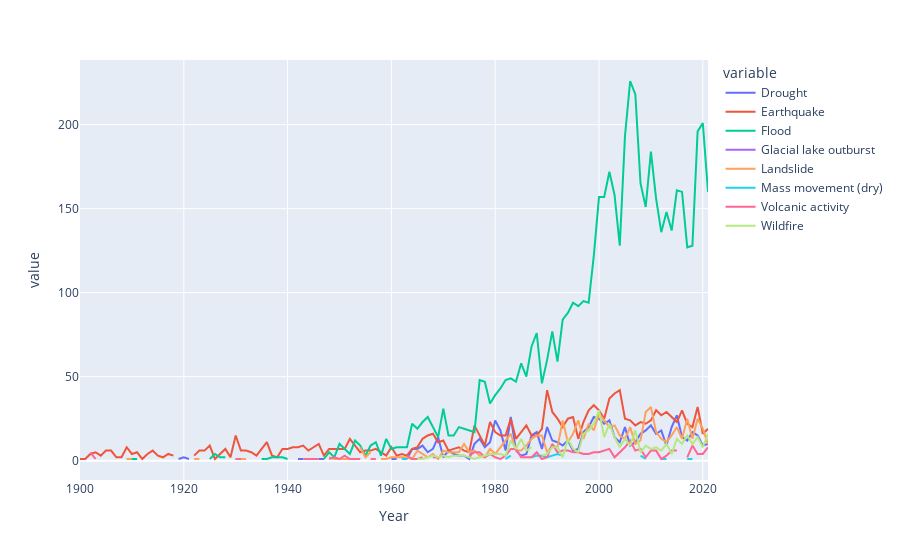

Write notebook code for a chart like this one.
### Code cell
plt_x = dis['Year'].unique()
plt_y = dis.groupby(['Year', 'Disaster Type']).size().unstack()
px.line(data_frame=plt_y, x=plt_y.index, y=plt_y.columns.values)

### Figure 1 — Plotly figure (JSON) as saved in the notebook; plotly's stock layout.template omitted (floating-point values rounded to 4 significant figures)
{"data": [{"hovertemplate": "variable=Drought<br>Year=%{x}<br>value=%{y}<extra></extra>", "legendgroup": "Drought", "line": {"color": "#636efa", "dash": "solid"}, "marker": {"symbol": "circle"}, "mode": "lines", "name": "Drought", "orientation": "v", "showlegend": true, "type": "scatter", "x": [1900, 1901, 1902, 1903, 1904, 1905, 1906, 1907, 1908, 1909, 1910, 1911, 1912, 1913, 1914, 1915, 1916, 1917, 1918, 1919, 1920, 1921, 1922, 1923, 1924, 1925, 1926, 1927, 1928, 1929, 1930, 1931, 1932, 1933, 1934, 1935, 1936, 1937, 1938, 1939, 1940, 1941, 1942, 1943, 1944, 1945, 1946, 1947, 1948, 1949, 1950, 1951, 1952, 1953, 1954, 1955, 1956, 1957, 1958, 1959, 1960, 1961, 1962, 1963, 1964, 1965, 1966, 1967, 1968, 1969, 1970, 1971, 1972, 1973, 1974, 1975, 1976, 1977, 1978, 1979, 1980, 1981, 1982, 1983, 1984, 1985, 1986, 1987, 1988, 1989, 1990, 1991, 1992, 1993, 1994, 1995, 1996, 1997, 1998, 1999, 2000, 2001, 2002, 2003, 2004, 2005, 2006, 2007, 2008, 2009, 2010, 2011, 2012, 2013, 2014, 2015, 2016, 2017, 2018, 2019, 2020, 2021], "xaxis": "x", "y": [2, null, null, 1, null, null, 1, null, null, null, 9, null, null, null, null, null, null, null, null, 1, 2, 1, null, null, null, null, null, null, 1, null, null, 1, null, 1, null, null, null, null, null, null, 9, null, 1, 1, null, null, 1, 1, null, null, null, null, null, null, null, null, null, null, null, null, 1, 1, null, 1, 7, 7, 9, 5, 7, 14, 2, 6, 4, 3, 3, 1, 10, 13, 8, 11, 24, 18, 6, 26, 6, 3, 4, 15, 17, 7, 20, 12, 11, 9, 12, 6, 7, 17, 20, 26, 25, 22, 24, 14, 11, 20, 9, 11, 16, 18, 21, 16, 18, 9, 20, 27, 14, 12, 17, 15, 9, 10], "yaxis": "y"}, {"hovertemplate": "variable=Earthquake<br>Year=%{x}<br>value=%{y}<extra></extra>", "legendgroup": "Earthquake", "line": {"color": "#EF553B", "dash": "solid"}, "marker": {"symbol": "circle"}, "mode": "lines", "name": "Earthquake", "orientation": "v", "showlegend": true, "type": "scatter", "x": [1900, 1901, 1902, 1903, 1904, 1905, 1906, 1907, 1908, 1909, 1910, 1911, 1912, 1913, 1914, 1915, 1916, 1917, 1918, 1919, 1920, 1921, 1922, 1923, 1924, 1925, 1926, 1927, 1928, 1929, 1930, 1931, 1932, 1933, 1934, 1935, 1936, 1937, 1938, 1939, 1940, 1941, 1942, 1943, 1944, 1945, 1946, 1947, 1948, 1949, 1950, 1951, 1952, 1953, 1954, 1955, 1956, 1957, 1958, 1959, 1960, 1961, 1962, 1963, 1964, 1965, 1966, 1967, 1968, 1969, 1970, 1971, 1972, 1973, 1974, 1975, 1976, 1977, 1978, 1979, 1980, 1981, 1982, 1983, 1984, 1985, 1986, 1987, 1988, 1989, 1990, 1991, 1992, 1993, 1994, 1995, 1996, 1997, 1998, 1999, 2000, 2001, 2002, 2003, 2004, 2005, 2006, 2007, 2008, 2009, 2010, 2011, 2012, 2013, 2014, 2015, 2016, 2017, 2018, 2019, 2020, 2021], "xaxis": "x", "y": [1, 1, 4, 5, 3, 6, 6, 2, 2, 8, 4, 5, 1, 4, 6, 3, 2, 4, 3, null, 5, null, 3, 6, 6, 9, 1, 4, 7, 2, 15, 6, 6, 5, 3, 7, 11, 3, 2, 7, 7, 8, 8, 9, 6, 8, 10, 3, 7, 7, 7, 7, 13, 9, 5, 6, 6, 7, 5, 3, 8, 3, 4, 3, 7, 8, 13, 15, 16, 11, 12, 6, 7, 8, 6, 5, 21, 15, 9, 23, 17, 15, 15, 25, 13, 17, 21, 15, 15, 19, 42, 29, 25, 20, 25, 26, 13, 23, 30, 33, 30, 25, 37, 40, 42, 25, 24, 21, 23, 22, 24, 30, 27, 29, 26, 23, 30, 22, 20, 32, 16, 19], "yaxis": "y"}, {"hovertemplate": "variable=Flood<br>Year=%{x}<br>value=%{y}<extra></extra>", "legendgroup": "Flood", "line": {"color": "#00cc96", "dash": "solid"}, "marker": {"symbol": "circle"}, "mode": "lines", "name": "Flood", "orientation": "v", "showlegend": true, "type": "scatter", "x": [1900, 1901, 1902, 1903, 1904, 1905, 1906, 1907, 1908, 1909, 1910, 1911, 1912, 1913, 1914, 1915, 1916, 1917, 1918, 1919, 1920, 1921, 1922, 1923, 1924, 1925, 1926, 1927, 1928, 1929, 1930, 1931, 1932, 1933, 1934, 1935, 1936, 1937, 1938, 1939, 1940, 1941, 1942, 1943, 1944, 1945, 1946, 1947, 1948, 1949, 1950, 1951, 1952, 1953, 1954, 1955, 1956, 1957, 1958, 1959, 1960, 1961, 1962, 1963, 1964, 1965, 1966, 1967, 1968, 1969, 1970, 1971, 1972, 1973, 1974, 1975, 1976, 1977, 1978, 1979, 1980, 1981, 1982, 1983, 1984, 1985, 1986, 1987, 1988, 1989, 1990, 1991, 1992, 1993, 1994, 1995, 1996, 1997, 1998, 1999, 2000, 2001, 2002, 2003, 2004, 2005, 2006, 2007, 2008, 2009, 2010, 2011, 2012, 2013, 2014, 2015, 2016, 2017, 2018, 2019, 2020, 2021], "xaxis": "x", "y": [1, null, null, 2, null, null, 2, null, null, 1, 1, 1, null, null, null, 1, null, 1, null, null, 1, null, null, null, null, 1, 4, 2, 2, null, 1, 1, null, 2, null, 1, 1, 2, 2, 2, 1, null, null, 2, null, null, null, 1, 5, 2, 10, 7, 4, 12, 9, 3, 9, 11, 3, 13, 7, 8, 8, 8, 22, 19, 23, 26, 20, 14, 31, 15, 15, 20, 19, 18, 17, 48, 47, 34, 39, 43, 48, 49, 47, 58, 50, 68, 76, 46, 60, 77, 59, 84, 88, 94, 92, 95, 94, 122, 157, 157, 172, 158, 128, 193, 226, 218, 165, 151, 184, 156, 136, 148, 137, 161, 160, 127, 128, 196, 201, 160], "yaxis": "y"}, {"hovertemplate": "variable=Glacial lake outburst<br>Year=%{x}<br>value=%{y}<extra></extra>", "legendgroup": "Glacial lake outburst", "line": {"color": "#ab63fa", "dash": "solid"}, "marker": {"symbol": "circle"}, "mode": "lines", "name": "Glacial lake outburst", "orientation": "v", "showlegend": true, "type": "scatter", "x": [1900, 1901, 1902, 1903, 1904, 1905, 1906, 1907, 1908, 1909, 1910, 1911, 1912, 1913, 1914, 1915, 1916, 1917, 1918, 1919, 1920, 1921, 1922, 1923, 1924, 1925, 1926, 1927, 1928, 1929, 1930, 1931, 1932, 1933, 1934, 1935, 1936, 1937, 1938, 1939, 1940, 1941, 1942, 1943, 1944, 1945, 1946, 1947, 1948, 1949, 1950, 1951, 1952, 1953, 1954, 1955, 1956, 1957, 1958, 1959, 1960, 1961, 1962, 1963, 1964, 1965, 1966, 1967, 1968, 1969, 1970, 1971, 1972, 1973, 1974, 1975, 1976, 1977, 1978, 1979, 1980, 1981, 1982, 1983, 1984, 1985, 1986, 1987, 1988, 1989, 1990, 1991, 1992, 1993, 1994, 1995, 1996, 1997, 1998, 1999, 2000, 2001, 2002, 2003, 2004, 2005, 2006, 2007, 2008, 2009, 2010, 2011, 2012, 2013, 2014, 2015, 2016, 2017, 2018, 2019, 2020, 2021], "xaxis": "x", "y": [null, null, null, null, null, null, null, null, null, null, null, null, null, null, null, null, null, null, null, null, null, null, null, null, null, null, null, null, null, null, null, null, null, null, null, null, null, null, null, null, null, null, null, null, null, null, null, null, null, null, null, null, null, null, null, null, null, null, null, null, null, null, null, null, null, null, null, null, null, null, null, null, null, null, null, null, null, null, null, null, null, null, null, null, null, null, null, null, null, null, null, null, null, null, null, null, null, null, null, null, null, null, null, null, null, null, null, null, null, null, null, null, null, null, null, null, null, null, null, null, null, 2], "yaxis": "y"}, {"hovertemplate": "variable=Landslide<br>Year=%{x}<br>value=%{y}<extra></extra>", "legendgroup": "Landslide", "line": {"color": "#FFA15A", "dash": "solid"}, "marker": {"symbol": "circle"}, "mode": "lines", "name": "Landslide", "orientation": "v", "showlegend": true, "type": "scatter", "x": [1900, 1901, 1902, 1903, 1904, 1905, 1906, 1907, 1908, 1909, 1910, 1911, 1912, 1913, 1914, 1915, 1916, 1917, 1918, 1919, 1920, 1921, 1922, 1923, 1924, 1925, 1926, 1927, 1928, 1929, 1930, 1931, 1932, 1933, 1934, 1935, 1936, 1937, 1938, 1939, 1940, 1941, 1942, 1943, 1944, 1945, 1946, 1947, 1948, 1949, 1950, 1951, 1952, 1953, 1954, 1955, 1956, 1957, 1958, 1959, 1960, 1961, 1962, 1963, 1964, 1965, 1966, 1967, 1968, 1969, 1970, 1971, 1972, 1973, 1974, 1975, 1976, 1977, 1978, 1979, 1980, 1981, 1982, 1983, 1984, 1985, 1986, 1987, 1988, 1989, 1990, 1991, 1992, 1993, 1994, 1995, 1996, 1997, 1998, 1999, 2000, 2001, 2002, 2003, 2004, 2005, 2006, 2007, 2008, 2009, 2010, 2011, 2012, 2013, 2014, 2015, 2016, 2017, 2018, 2019, 2020, 2021], "xaxis": "x", "y": [null, null, null, null, null, null, null, null, null, 1, 1, null, null, null, null, 1, null, null, null, null, null, null, 1, 1, null, null, 2, null, null, null, 1, 1, 1, null, 1, null, 1, null, 1, null, null, 1, null, null, null, null, null, null, 2, 1, 1, 1, 1, null, 8, 2, 5, null, 1, 1, 2, 2, 2, 2, 1, 6, 4, 2, 4, 1, 6, 5, 5, 5, 10, 5, 6, 3, 2, 7, 4, 8, 12, 16, 6, 6, 9, 13, 15, 15, 5, 9, 8, 24, 11, 16, 24, 13, 22, 18, 28, 24, 20, 21, 15, 13, 20, 10, 12, 29, 32, 17, 13, 11, 15, 20, 13, 25, 13, 25, 19, 10], "yaxis": "y"}, {"hovertemplate": "variable=Mass movement (dry)<br>Year=%{x}<br>value=%{y}<extra></extra>", "legendgroup": "Mass movement (dry)", "line": {"color": "#19d3f3", "dash": "solid"}, "marker": {"symbol": "circle"}, "mode": "lines", "name": "Mass movement (dry)", "orientation": "v", "showlegend": true, "type": "scatter", "x": [1900, 1901, 1902, 1903, 1904, 1905, 1906, 1907, 1908, 1909, 1910, 1911, 1912, 1913, 1914, 1915, 1916, 1917, 1918, 1919, 1920, 1921, 1922, 1923, 1924, 1925, 1926, 1927, 1928, 1929, 1930, 1931, 1932, 1933, 1934, 1935, 1936, 1937, 1938, 1939, 1940, 1941, 1942, 1943, 1944, 1945, 1946, 1947, 1948, 1949, 1950, 1951, 1952, 1953, 1954, 1955, 1956, 1957, 1958, 1959, 1960, 1961, 1962, 1963, 1964, 1965, 1966, 1967, 1968, 1969, 1970, 1971, 1972, 1973, 1974, 1975, 1976, 1977, 1978, 1979, 1980, 1981, 1982, 1983, 1984, 1985, 1986, 1987, 1988, 1989, 1990, 1991, 1992, 1993, 1994, 1995, 1996, 1997, 1998, 1999, 2000, 2001, 2002, 2003, 2004, 2005, 2006, 2007, 2008, 2009, 2010, 2011, 2012, 2013, 2014, 2015, 2016, 2017, 2018, 2019, 2020, 2021], "xaxis": "x", "y": [null, null, null, 1, null, 1, null, null, 1, null, null, null, null, null, null, null, null, null, null, null, null, null, null, null, null, null, null, null, null, null, null, null, null, null, null, null, null, 1, null, null, null, null, null, null, null, null, null, null, null, null, null, null, null, null, null, 1, null, null, null, null, null, null, 1, 1, null, null, null, null, null, null, null, 1, null, null, null, null, null, null, null, null, 1, null, 1, 3, null, 2, null, 2, 3, 3, 2, 3, 4, 3, null, null, null, null, null, null, 1, null, 1, null, 1, null, 1, null, 3, 1, null, null, 1, 1, null, 1, null, 1, 1, null, null, null], "yaxis": "y"}, {"hovertemplate": "variable=Volcanic activity<br>Year=%{x}<br>value=%{y}<extra></extra>", "legendgroup": "Volcanic activity", "line": {"color": "#FF6692", "dash": "solid"}, "marker": {"symbol": "circle"}, "mode": "lines", "name": "Volcanic activity", "orientation": "v", "showlegend": true, "type": "scatter", "x": [1900, 1901, 1902, 1903, 1904, 1905, 1906, 1907, 1908, 1909, 1910, 1911, 1912, 1913, 1914, 1915, 1916, 1917, 1918, 1919, 1920, 1921, 1922, 1923, 1924, 1925, 1926, 1927, 1928, 1929, 1930, 1931, 1932, 1933, 1934, 1935, 1936, 1937, 1938, 1939, 1940, 1941, 1942, 1943, 1944, 1945, 1946, 1947, 1948, 1949, 1950, 1951, 1952, 1953, 1954, 1955, 1956, 1957, 1958, 1959, 1960, 1961, 1962, 1963, 1964, 1965, 1966, 1967, 1968, 1969, 1970, 1971, 1972, 1973, 1974, 1975, 1976, 1977, 1978, 1979, 1980, 1981, 1982, 1983, 1984, 1985, 1986, 1987, 1988, 1989, 1990, 1991, 1992, 1993, 1994, 1995, 1996, 1997, 1998, 1999, 2000, 2001, 2002, 2003, 2004, 2005, 2006, 2007, 2008, 2009, 2010, 2011, 2012, 2013, 2014, 2015, 2016, 2017, 2018, 2019, 2020, 2021], "xaxis": "x", "y": [1, null, 5, 1, null, null, 1, null, null, null, null, 1, null, null, 1, null, null, null, null, 1, null, null, null, null, null, null, 1, null, null, null, 1, 1, null, null, null, null, null, 1, null, null, null, null, null, 1, 1, 1, 1, null, 1, 2, 1, 3, 1, 1, 1, null, 1, 1, null, null, 1, null, null, 3, 1, 1, 2, null, 2, 2, null, 3, null, 1, null, 3, 5, 5, 2, 4, 2, 1, 3, 7, 7, 2, 2, 2, 5, 1, 2, 10, 5, 6, 6, 5, 5, 4, 4, 5, 5, 6, 7, 2, 5, 8, 12, 6, 7, 2, 6, 6, 1, 3, 6, 6, null, 2, 9, 4, 4, 8], "yaxis": "y"}, {"hovertemplate": "variable=Wildfire<br>Year=%{x}<br>value=%{y}<extra></extra>", "legendgroup": "Wildfire", "line": {"color": "#B6E880", "dash": "solid"}, "marker": {"symbol": "circle"}, "mode": "lines", "name": "Wildfire", "orientation": "v", "showlegend": true, "type": "scatter", "x": [1900, 1901, 1902, 1903, 1904, 1905, 1906, 1907, 1908, 1909, 1910, 1911, 1912, 1913, 1914, 1915, 1916, 1917, 1918, 1919, 1920, 1921, 1922, 1923, 1924, 1925, 1926, 1927, 1928, 1929, 1930, 1931, 1932, 1933, 1934, 1935, 1936, 1937, 1938, 1939, 1940, 1941, 1942, 1943, 1944, 1945, 1946, 1947, 1948, 1949, 1950, 1951, 1952, 1953, 1954, 1955, 1956, 1957, 1958, 1959, 1960, 1961, 1962, 1963, 1964, 1965, 1966, 1967, 1968, 1969, 1970, 1971, 1972, 1973, 1974, 1975, 1976, 1977, 1978, 1979, 1980, 1981, 1982, 1983, 1984, 1985, 1986, 1987, 1988, 1989, 1990, 1991, 1992, 1993, 1994, 1995, 1996, 1997, 1998, 1999, 2000, 2001, 2002, 2003, 2004, 2005, 2006, 2007, 2008, 2009, 2010, 2011, 2012, 2013, 2014, 2015, 2016, 2017, 2018, 2019, 2020, 2021], "xaxis": "x", "y": [null, null, null, null, null, null, null, null, null, null, null, 1, null, null, null, null, null, null, 1, null, null, null, 1, null, null, null, null, null, null, 1, null, null, null, null, null, null, null, null, null, 1, null, null, null, null, 2, null, null, 1, null, 1, null, null, null, null, null, null, 1, null, null, null, null, null, null, null, null, 1, 1, 2, 3, 2, 3, 2, 3, 3, 3, 2, 1, 2, 3, 4, 4, 4, 3, 12, 7, 13, 6, 8, null, 3, 4, 8, 8, 2, 13, 7, 5, 16, 18, 22, 30, 14, 22, 14, 8, 13, 9, 18, 5, 9, 7, 8, 6, 10, 4, 13, 10, 15, 10, 14, 8, 16], "yaxis": "y"}], "layout": {"legend": {"title": {"text": "variable"}, "tracegroupgap": 0}, "margin": {"t": 60}, "xaxis": {"anchor": "y", "domain": [0, 1], "title": {"text": "Year"}}, "yaxis": {"anchor": "x", "domain": [0, 1], "title": {"text": "value"}}}}
